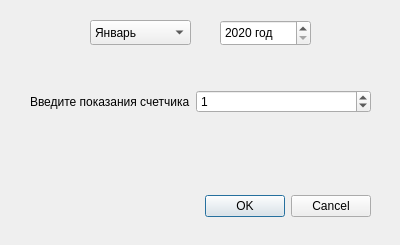
<?xml version="1.0" encoding="UTF-8"?>
<ui version="4.0">
 <class>Dialog</class>
 <widget class="QDialog" name="Dialog">
  <property name="geometry">
   <rect>
    <x>0</x>
    <y>0</y>
    <width>400</width>
    <height>245</height>
   </rect>
  </property>
  <property name="windowTitle">
   <string>Перерасчет воды по счетчику</string>
  </property>
  <widget class="QDialogButtonBox" name="buttonBox">
   <property name="geometry">
    <rect>
     <x>30</x>
     <y>190</y>
     <width>341</width>
     <height>32</height>
    </rect>
   </property>
   <property name="orientation">
    <enum>Qt::Horizontal</enum>
   </property>
   <property name="standardButtons">
    <set>QDialogButtonBox::Cancel|QDialogButtonBox::Ok</set>
   </property>
   <property name="centerButtons">
    <bool>false</bool>
   </property>
  </widget>
  <widget class="QWidget" name="formLayoutWidget">
   <property name="geometry">
    <rect>
     <x>30</x>
     <y>90</y>
     <width>341</width>
     <height>51</height>
    </rect>
   </property>
   <layout class="QFormLayout" name="formLayout">
    <item row="0" column="0">
     <widget class="QLabel" name="label">
      <property name="text">
       <string>Введите показания счетчика</string>
      </property>
     </widget>
    </item>
    <item row="0" column="1">
     <widget class="QDoubleSpinBox" name="doubleSpinBox">
      <property name="decimals">
       <number>0</number>
      </property>
      <property name="minimum">
       <double>0.000000000000000</double>
      </property>
      <property name="maximum">
       <double>10000.000000000000000</double>
      </property>
      <property name="value">
       <double>1.000000000000000</double>
      </property>
     </widget>
    </item>
   </layout>
  </widget>
  <widget class="QComboBox" name="comboBox">
   <property name="geometry">
    <rect>
     <x>90</x>
     <y>20</y>
     <width>101</width>
     <height>25</height>
    </rect>
   </property>
   <item>
    <property name="text">
     <string>Январь</string>
    </property>
   </item>
   <item>
    <property name="text">
     <string>Февраль</string>
    </property>
   </item>
   <item>
    <property name="text">
     <string>Март</string>
    </property>
   </item>
   <item>
    <property name="text">
     <string>Апрель</string>
    </property>
   </item>
   <item>
    <property name="text">
     <string>Май</string>
    </property>
   </item>
   <item>
    <property name="text">
     <string>Июнь</string>
    </property>
   </item>
   <item>
    <property name="text">
     <string>Июль</string>
    </property>
   </item>
   <item>
    <property name="text">
     <string>Август</string>
    </property>
   </item>
   <item>
    <property name="text">
     <string>Сентябрь</string>
    </property>
   </item>
   <item>
    <property name="text">
     <string>Октябрь</string>
    </property>
   </item>
   <item>
    <property name="text">
     <string>Ноябрь</string>
    </property>
   </item>
   <item>
    <property name="text">
     <string>Декабрь</string>
    </property>
   </item>
  </widget>
  <widget class="QSpinBox" name="spinBox">
   <property name="geometry">
    <rect>
     <x>220</x>
     <y>20</y>
     <width>91</width>
     <height>26</height>
    </rect>
   </property>
   <property name="suffix">
    <string> год</string>
   </property>
   <property name="prefix">
    <string/>
   </property>
   <property name="minimum">
    <number>2020</number>
   </property>
   <property name="maximum">
    <number>2030</number>
   </property>
  </widget>
 </widget>
 <resources/>
 <connections>
  <connection>
   <sender>buttonBox</sender>
   <signal>accepted()</signal>
   <receiver>Dialog</receiver>
   <slot>accept()</slot>
   <hints>
    <hint type="sourcelabel">
     <x>248</x>
     <y>254</y>
    </hint>
    <hint type="destinationlabel">
     <x>157</x>
     <y>274</y>
    </hint>
   </hints>
  </connection>
  <connection>
   <sender>buttonBox</sender>
   <signal>rejected()</signal>
   <receiver>Dialog</receiver>
   <slot>reject()</slot>
   <hints>
    <hint type="sourcelabel">
     <x>316</x>
     <y>260</y>
    </hint>
    <hint type="destinationlabel">
     <x>286</x>
     <y>274</y>
    </hint>
   </hints>
  </connection>
 </connections>
</ui>
